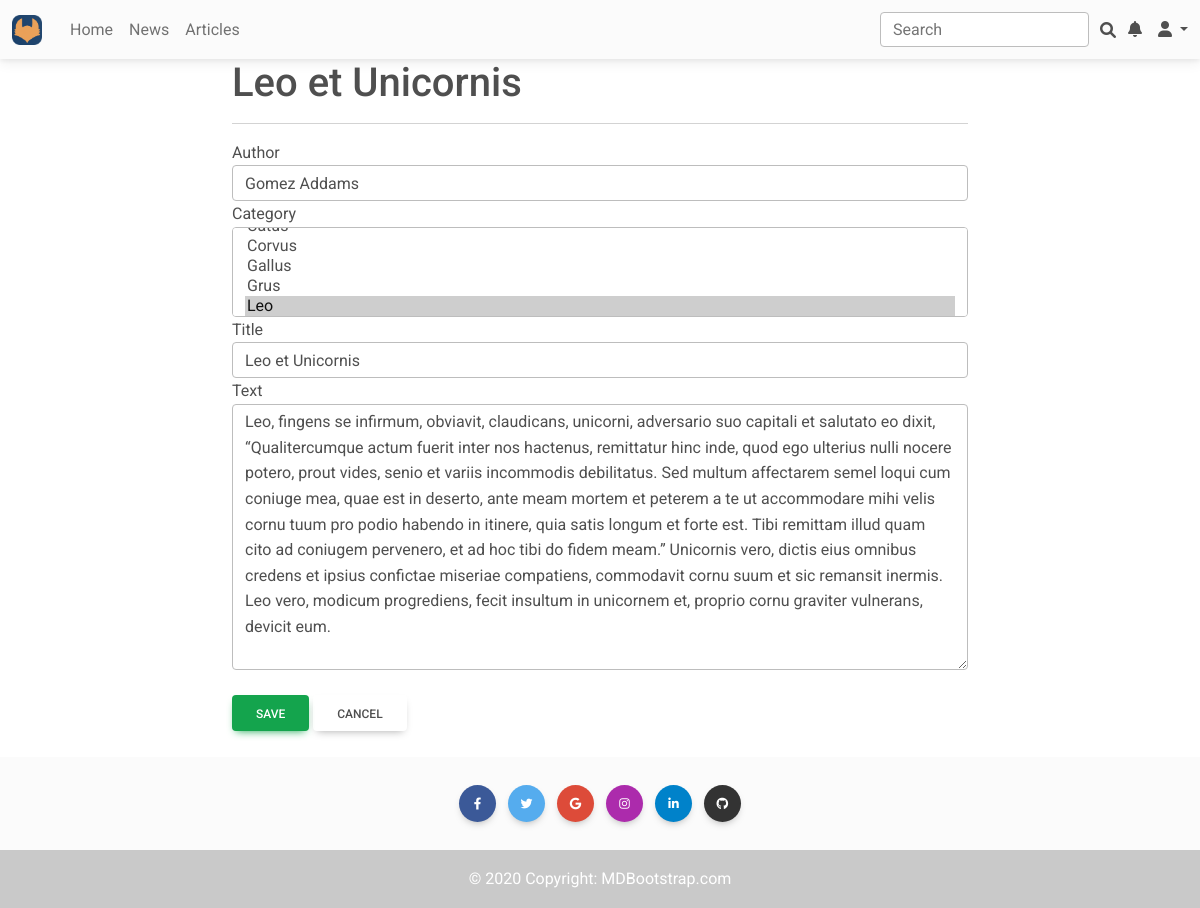
/news/2/edit/ (signed in), run on the app's committed database.
### news/models.py (models this page shows, shortened)
class Post(models.Model):
    class PostType(models.IntegerChoices):
        ARTICLE = 1
        NEWS = 2
    author = models.ForeignKey(Author, on_delete=models.CASCADE)
    type = models.PositiveSmallIntegerField(choices=PostType.choices, default=PostType.NEWS)
    created = models.DateTimeField(auto_now_add=True)
    category = models.ManyToManyField(Category, through=PostCategory)
    title = models.CharField(max_length=255)
    text = models.TextField()
    rating = models.IntegerField(default=0)

### news/views.py (the view)
# urls.py: path('<int:pk>/edit/', PostUpdate.as_view(), name='post_edit'),
class PostUpdate(LoginRequiredMixin, UpdateView):
    form_class = PostForm
    model = Post
    template_name = 'post_edit.html'

### news/forms.py (shortened to what this page needs)
class PostForm(forms.ModelForm):
    category = forms.ModelMultipleChoiceField(queryset=Category.objects.all().order_by('name'), widget=forms.SelectMultiple)
    class Meta:
        model = Post
        fields = ['author', 'category', 'title', 'text']  # TODO remove author

### news/models.py (called while the page is built)
    def __str__(self):
        return f'{self.user.get_full_name() or self.user}'

    def __str__(self):
        return f'{self.name}'

### templates/post_edit.html (shortened to what this page needs)
{% extends 'flatpages/default.html' %}
{% load widget_tweaks %}
{% block content %}
<h1>
  {% if post.title %}
    {{ post.title }}
  {% else %}
    New post
  {% endif %}
</h1>
<hr>
<form action="" method="post">
    {% for field in form.visible_fields %}
        <div class="form-group">
            <label for="{{ field.id_for_label }}">{{ field.label }}</label>
            {{ field|add_class:'form-control' }}
        </div>
    {% endfor %}
    <br>
    <div class="form-group">
      <button type="submit" class="btn btn-success">
        Save
      </button>
      <a href="{{request.META.HTTP_REFERER|escape}}" class="btn btn-default">Cancel</a>
    </div>
</form>
<br>
{% endblock content %}

### data on the page
Post: title "Leo et Unicornis", visible_fields "Gomez Addams" "Leo et Unicornis" "Leo, fingens se infirmum, obviavit, claudicans, unicorni, adversario suo capitali et salutato eo dixit, “Qualitercumque actum fuerit inter nos hactenus, remittatur hinc inde, quod ego ulterius nulli nocere potero, prout vides, senio et variis incommodis debilitatus. Sed multum affectarem semel loqui cum coniuge mea, quae est in deserto, ante meam mortem et peterem a te ut accommodare mihi velis cornu tuum pro podio habendo in itinere, quia satis longum et forte est. Tibi remittam illud quam cito ad coniugem pervenero, et ad hoc tibi do fidem meam.” Unicornis vero, dictis eius omnibus credens et ipsius confictae miseriae compatiens, commodavit cornu suum et sic remansit inermis. Leo vero,…"

### other printed values
{{ field.label }} "Author" "Category" "Title" "Text"
